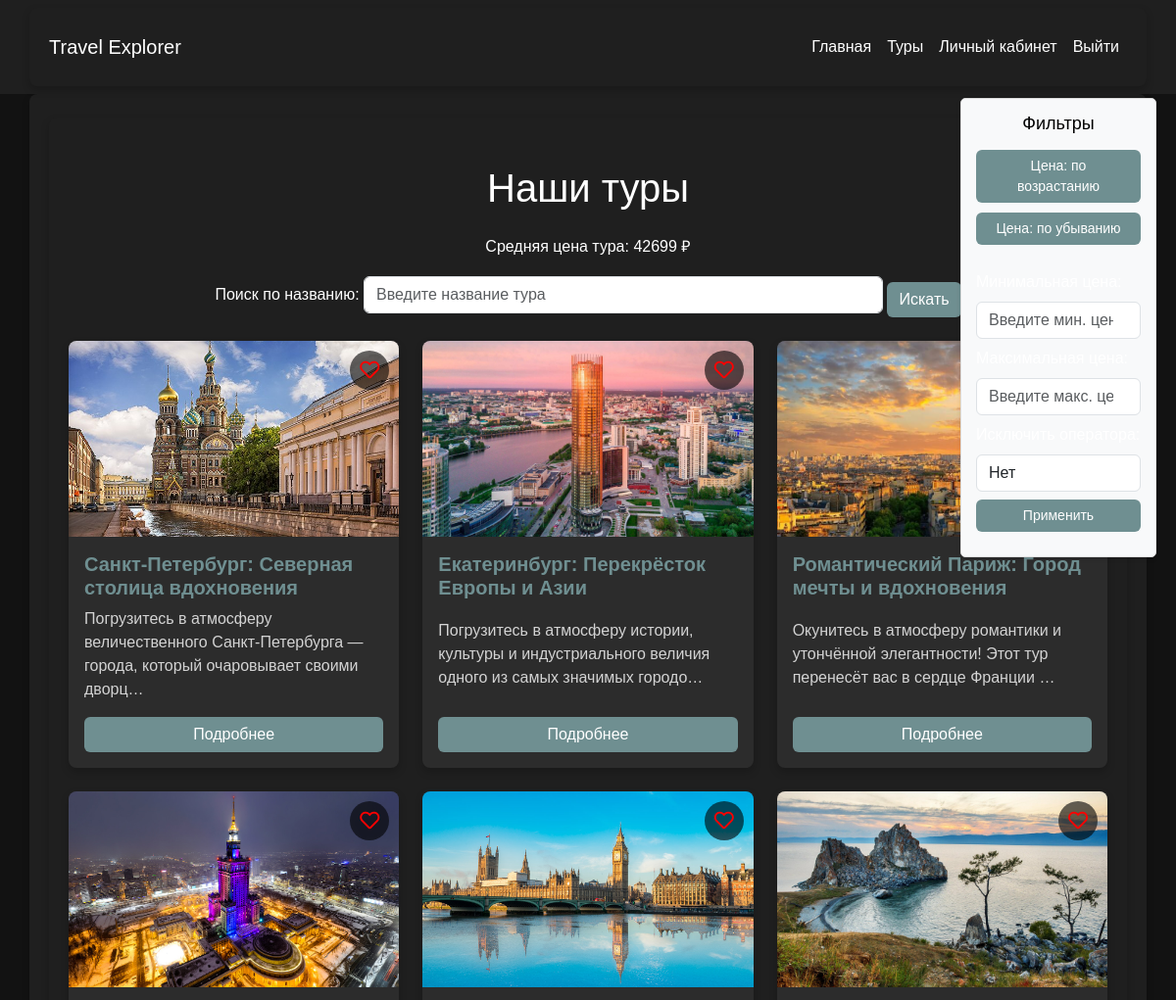
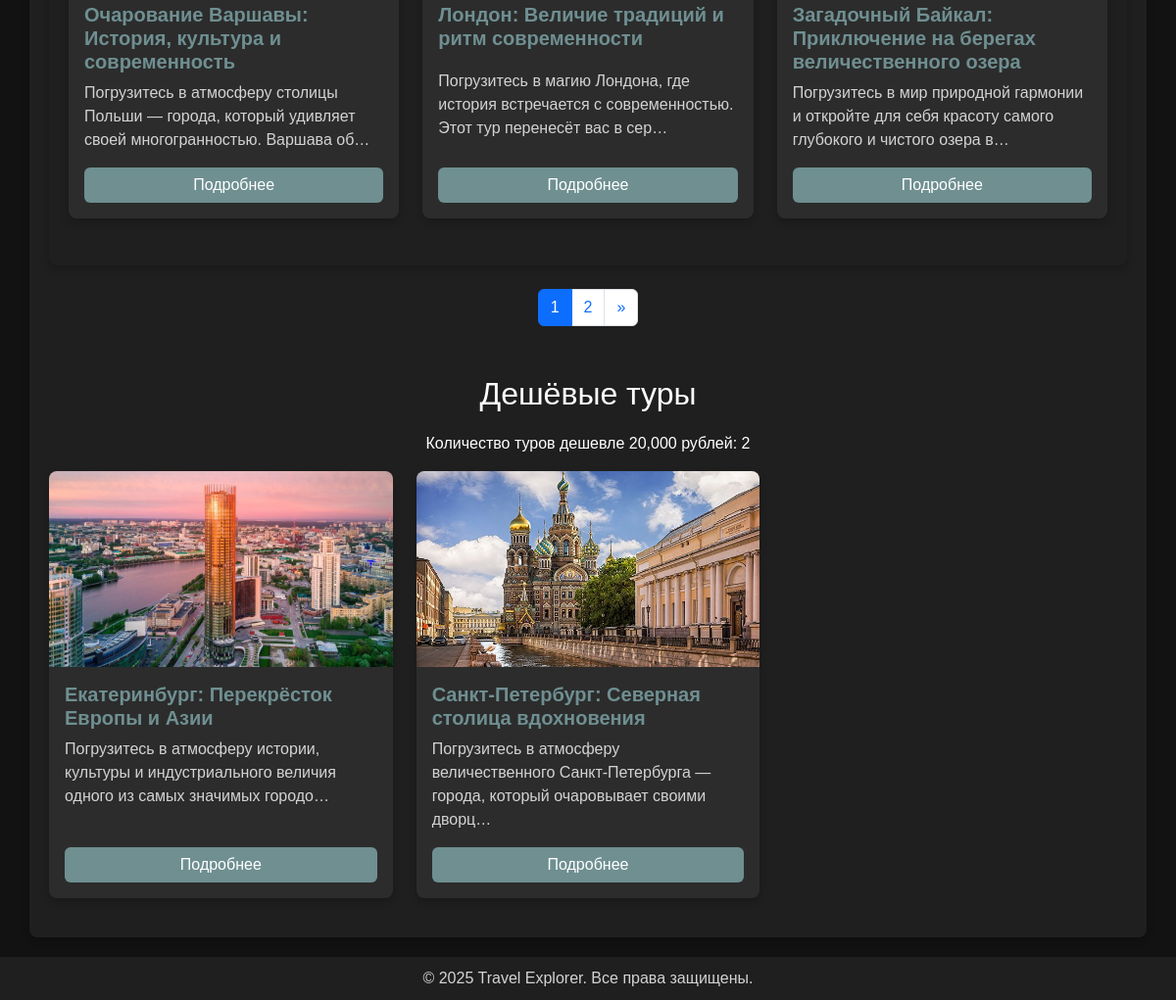
Screenshot of /tours/ (signed in) with the database file from the repository (2 pictures, top to bottom).
### travel/models.py (models this page shows, shortened)
class Tour(models.Model):
    name_tour = models.CharField("Название тура", max_length=255)
    discription_tour = models.TextField("Описание тура")
    price_tour = models.IntegerField("Цена тура", validators=[validate_positive])
    departure = models.CharField("Место отправления", max_length=255)
    destination = models.CharField("Место назначения", max_length=255)
    date_departure = models.DateField("Дата отправления")
    date_return = models.DateField("Дата возвращения")
    operator_tour = models.CharField("Туроператор", max_length=255)
    places_tour = models.IntegerField("Количество мест", validators=[validate_positive])
    history = HistoricalRecords()
    is_hot = models.BooleanField(default=False)
    image = models.ImageField(upload_to='tours/', blank=True, null=True)
    objects = TourManager()
    video_url = models.URLField(
        max_length=255,
        blank=True,
        null=True,
        verbose_name="Ссылка на видеообзор"
    )
    class Meta:
        ordering = ['date_departure']
        verbose_name = "Тур"
        verbose_name_plural = "Туры"
    def get_absolute_url(self):
            return reverse('tour-detail', args=[self.id])

### travel/views.py (the view)
# urls.py: path('tours/', views.tours, name='tours'),
def tours(request):
    sort_order = request.GET.get('sort', 'asc')
    excluded_operator = request.GET.get('excluded_operator', None)
    min_price = request.GET.get('min_price')
    max_price = request.GET.get('max_price')
    search_query = request.GET.get('search_query', '')
    destination = request.GET.get('destination', None)
    tours_list = Tour.objects.exclude(operator_tour="Архив")
    if request.user.is_authenticated:
        tours_list = tours_list.annotate(
            is_favorite=Exists(
                Favorite.objects.filter(id_user=request.user, id_tour=OuterRef('id'))
            )
        )
    if destination:
        tours_list = tours_list.filter(destination=destination)
    if sort_order == 'desc':
        tours_list = tours_list.order_by('-price_tour')
    else:
        tours_list = tours_list.order_by('price_tour')
    if min_price:
        tours_list = tours_list.filter(price_tour__gte=min_price)
    if max_price:
        tours_list = tours_list.filter(price_tour__lte=max_price)
    if excluded_operator:
        tours_list = tours_list.exclude(operator_tour=excluded_operator)
    if search_query:
        tours_list = tours_list.filter(name_tour__icontains=search_query)
    paginator = Paginator(tours_list, 6)
    page = request.GET.get('page')
    try:
        tours = paginator.page(page)
    except PageNotAnInteger:
        tours = paginator.page(1)
    except EmptyPage:
        tours = paginator.page(paginator.num_pages)
    cheap_tours = Tour.objects.cheap_tours(20000).annotate(
        is_favorite=Exists(
            Favorite.objects.filter(id_user=request.user, id_tour=OuterRef('id'))
        )
    )
    operators = Tour.objects.values_list('operator_tour', flat=True).distinct()
    hot_tours = Tour.objects.hot_tours()
    cheap_tours = Tour.objects.cheap_tours(20000)
    average_price = Tour.objects.aggregate(Avg('price_tour'))['price_tour__avg']
    if average_price:
        average_price = round(average_price)
    return render(request, 'travel/tours.html', {
        'tours': tours,
        'hot_tours': hot_tours,
        'cheap_tours': cheap_tours,
        'sort_order': sort_order,
        'average_price': average_price,
        'operators': operators,
        'excluded_operator': excluded_operator,
    })

### travel/models.py (called while the page is built)
    def hot_tours(self):
        return self.filter(is_hot=True).exclude(operator_tour="Архив")

    def cheap_tours(self, max_price):
        return self.filter(price_tour__lte=max_price).exclude(operator_tour="Архив")

### travel/templatetags/custom_tags.py (called while the page is built)
@register.simple_tag
def count_cheap_tours(max_price):
    return Tour.objects.filter(price_tour__lt=max_price).count()

### travel/templates/travel/tours.html (shortened to what this page needs)
{% extends 'travel/base.html' %}
{% load custom_tags %}
{% block content %}
<div class="filters-container">
    <div class="filters">
        <h4 class="text-center">Фильтры</h4>
        <a href="?sort=asc" class="btn w-100 {% if sort_order == 'asc' %}btn-primary{% else %}btn-outline-primary{% endif %}">
            Цена: по возрастанию
        </a>
        <a href="?sort=desc" class="btn w-100 {% if sort_order == 'desc' %}btn-primary{% else %}btn-outline-primary{% endif %}">
            Цена: по убыванию
        </a>
        <form method="get" class="mt-3">
            <label for="min_price" class="form-label">Минимальная цена:</label>
            <input type="number" id="min_price" name="min_price" class="form-control mb-2"
                   value="{{ min_price|default:'' }}" placeholder="Введите мин. цену">
            <label for="max_price" class="form-label">Максимальная цена:</label>
            <input type="number" id="max_price" name="max_price" class="form-control mb-2"
                   value="{{ max_price|default:'' }}" placeholder="Введите макс. цену">
            <label for="excluded_operator" class="form-label">Исключить оператора:</label>
            <select name="excluded_operator" id="excluded_operator" class="form-control">
                <option value="">Нет</option>
            </select>
            <button type="submit" class="btn btn-outline-primary mt-2 w-100">Применить</button>
        </form>
    </div>
</div>
<div class="container py-5">
    <h1 class="text-center mb-4">Наши туры</h1>
    <p class="text-center">Средняя цена тура: {{ average_price|default:"не указана" }} ₽</p>
    <form method="get" class="mb-4 text-center">
        <label for="search_query" class="form-label">Поиск по названию:</label>
        <input type="text" id="search_query" name="search_query" class="form-control d-inline-block w-50"
               value="{{ search_query|default:'' }}" placeholder="Введите название тура">
        <button type="submit" class="btn btn-primary mt-2">Искать</button>
    </form>
    <div class="row row-cols-1 row-cols-md-3 g-4">
        {% for tour in tours %}
        <div class="col">
            <div class="card h-100 position-relative">
                {% if tour.image %}
                <img src="{{ tour.image.url }}" class="card-img-top" alt="{{ tour.name_tour }}">
                {% else %}
                <img src="https://via.placeholder.com/350x250" class="card-img-top" alt="Изображение недоступно">
                {% endif %}
                <a href="{% url 'add_to_favorite' tour.id %}" class="favorite-toggle">
                    <i class="{% if tour.is_favorite %}fas fa-heart text-danger{% else %}far fa-heart{% endif %}"></i>
                </a>
                <div class="card-body">
                    <h5 class="card-title">{{ tour.name_tour }}</h5>
                    <p class="card-text">{{ tour.discription_tour|truncatechars:100 }}</p>
                    <a href="{{ tour.get_absolute_url }}" class="btn btn-outline-primary">Подробнее</a>
                </div>
            </div>
        </div>
        {% endfor %}
    </div>
</div>
    <nav class="mt-4">
        <ul class="pagination justify-content-center">
            {% for num in tours.paginator.page_range %}
            <li class="page-item {% if num == tours.number %}active{% endif %}">
                <a class="page-link" href="?page={{ num }}{% if sort_order %}&sort={{ sort_order }}{% endif %}">{{ num }}</a>
            </li>
            {% endfor %}
            {% if tours.has_next %}
            <li class="page-item">
                <a class="page-link" href="?page={{ tours.next_page_number }}{% if sort_order %}&sort={{ sort_order }}{% endif %}" aria-label="Next">
                    <span aria-hidden="true">&raquo;</span>
                </a>
            </li>
            {% endif %}
        </ul>
    </nav>
        <h2 class="text-center section-title">Дешёвые туры</h2>
        <p class="text-center">
            Количество туров дешевле 20,000 рублей: {% count_cheap_tours 20000 %}
        </p>
        {% if cheap_tours %}
        <div class="row">
            {% for tour in cheap_tours %}
            <div class="col-md-4 mb-3">
                <div class="card h-100">
                    {% if tour.image %}
                    <img src="{{ tour.image.url }}" class="card-img-top" alt="{{ tour.name_tour }}">
                    {% else %}
                    <img src="https://via.placeholder.com/350x200" class="card-img-top" alt="Нет изображения">
                    {% endif %}
                    <div class="card-body">
                        <h5 class="card-title">{{ tour.name_tour }}</h5>
                        <p class="card-text">{{ tour.discription_tour|truncatechars:100 }}</p>
                        <a href="{% url 'tour-detail' tour.id %}" class="btn btn-outline-primary mt-auto">Подробнее</a>
                    </div>
                </div>
            </div>
            {% endfor %}
        </div>
        {% else %}
        <p class="text-center">Нет дешёвых туров.</p>
        {% endif %}
    </div>
{% endblock %}

### travel/templates/travel/tours.html (style rules this page uses)
.filters-container { position: absolute; right: 20px; top: 100px; width: 200px; z-index: 1000; }
.filters { padding: 15px; background-color: #f8f9fa; border: 1px solid #ddd; border-radius: 5px; box-shadow: 0 2px 5px rgba(0, 0, 0, 0.1); }
.filters h4 { font-size: 18px; margin-bottom: 15px; color: black; }
.filters .btn { font-size: 14px; margin-bottom: 10px; }
.card { border-radius: 8px; box-shadow: 0 4px 8px rgba(0, 0, 0, 0.1); overflow: hidden; }
.card-body { flex-grow: 1; display: flex; flex-direction: column; justify-content: space-between; }
.card-img-top { width: 100%; height: 200px; object-fit: cover; }
.favorite-toggle { font-size: 20px; width: 40px; height: 40px; line-height: 40px; color: white; background-color: rgba(0, 0, 0, 0.6); border-radius: 50%; position: absolute; top: 10px; right: 10px; text-align: center; transition: transform 0.2s, color 0.2s; }
.favorite-toggle .fa-heart { color: #ff0000; }
.section-title { margin-top: 50px; margin-bottom: 20px; }

### travel/templates/travel/base.html (style rules this page uses)
body { background-color: #121212; color: #ffffff; font-family: Arial, sans-serif; }
.container { background-color: #1f1f1f; padding: 20px; border-radius: 8px; box-shadow: 0 4px 8px rgba(0, 0, 0, 0.2); }
.btn { background-color:rgb(111, 143, 145); color: #ffffff; border: none; transition: background-color 0.3s; }
h1, h2, h5 { color: #ffffff; }
.card { background-color: #2c2c2c; color: #ffffff; border: none; box-shadow: 0 4px 8px rgba(0, 0, 0, 0.2); }
.card-title { font-weight: bold; color: rgb(111, 143, 145); }
.card-text { color: #d3d3d3; }
a { color: #4caf50; }

### rows the page displays
Tour: image (picture), name_tour "Санкт-Петербург: Северная столица вдохновения", discription_tour "Погрузитесь в атмосферу величественного Санкт-Петербурга — города, который очаровывает своими дворц…"
Tour: image (picture), name_tour "Екатеринбург: Перекрёсток Европы и Азии", discription_tour "Погрузитесь в атмосферу истории, культуры и индустриального величия одного из самых значимых городо…"
Tour: image (picture), name_tour "Романтический Париж: Город мечты и вдохновения", discription_tour "Окунитесь в атмосферу романтики и утончённой элегантности! Этот тур перенесёт вас в сердце Франции …"
Tour: image (picture), name_tour "Очарование Варшавы: История, культура и современность", discription_tour "Погрузитесь в атмосферу столицы Польши — города, который удивляет своей многогранностью. Варшава об…"
Tour: image (picture), name_tour "Лондон: Величие традиций и ритм современности", discription_tour "Погрузитесь в магию Лондона, где история встречается с современностью. Этот тур перенесёт вас в сер…"
Tour: image (picture), name_tour "Загадочный Байкал: Приключение на берегах величественного озера", discription_tour "Погрузитесь в мир природной гармонии и откройте для себя красоту самого глубокого и чистого озера в…"

### other values shown
{{ average_price|default:"не указана" }} "42699"
{{ num }} "1" "2"
